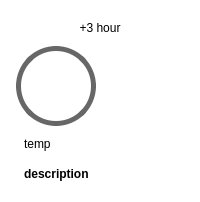
                       <widget class="QFrame" name="frame_44">
                        <property name="styleSheet">
                         <string notr="true">background-color: rgb(255, 255, 255);
color: #000000;
padding: 5px;
border-radius: 20px;
border: none;
background-color: transparent;</string>
                        </property>
                        <property name="frameShape">
                         <enum>QFrame::Shape::StyledPanel</enum>
                        </property>
                        <property name="frameShadow">
                         <enum>QFrame::Shadow::Raised</enum>
                        </property>
                        <layout class="QGridLayout" name="gridLayout_41">
                         <item row="2" column="0">
                          <widget class="QFrame" name="frame_45">
                           <property name="minimumSize">
                            <size>
                             <width>80</width>
                             <height>80</height>
                            </size>
                           </property>
                           <property name="maximumSize">
                            <size>
                             <width>80</width>
                             <height>80</height>
                            </size>
                           </property>
                           <property name="styleSheet">
                            <string notr="true">padding: 5px;
border: 5px solid rgb(103, 103, 103);
border-radius: 40px;
color: rgb(252, 191, 130);</string>
                           </property>
                           <property name="frameShape">
                            <enum>QFrame::Shape::StyledPanel</enum>
                           </property>
                           <property name="frameShadow">
                            <enum>QFrame::Shadow::Raised</enum>
                           </property>
                           <layout class="QGridLayout" name="gridLayout_42">
                            <item row="0" column="0">
                             <widget class="QLabel" name="forecast1_icon_14">
                              <property name="minimumSize">
                               <size>
                                <width>40</width>
                                <height>40</height>
                               </size>
                              </property>
                              <property name="maximumSize">
                               <size>
                                <width>40</width>
                                <height>40</height>
                               </size>
                              </property>
                              <property name="styleSheet">
                               <string notr="true">border: none;
background: none;</string>
                              </property>
                              <property name="text">
                               <string/>
                              </property>
                              <property name="scaledContents">
                               <bool>true</bool>
                              </property>
                              <property name="alignment">
                               <set>Qt::AlignmentFlag::AlignCenter</set>
                              </property>
                             </widget>
                            </item>
                           </layout>
                          </widget>
                         </item>
                         <item row="3" column="0">
                          <widget class="QLabel" name="forecast1_temp_14">
                           <property name="text">
                            <string>&lt;html&gt;&lt;head/&gt;&lt;body&gt;&lt;p&gt;&lt;span style=&quot; color:#000000;&quot;&gt;temp&lt;/span&gt;&lt;/p&gt;&lt;/body&gt;&lt;/html&gt;</string>
                           </property>
                          </widget>
                         </item>
                         <item row="0" column="0" colspan="2">
                          <widget class="QLabel" name="hour_number_14">
                           <property name="text">
                            <string>&lt;html&gt;&lt;head/&gt;&lt;body&gt;&lt;p align=&quot;center&quot;&gt;&lt;span style=&quot; color:#000000;&quot;&gt;+3 hour&lt;/span&gt;&lt;/p&gt;&lt;/body&gt;&lt;/html&gt;</string>
                           </property>
                           <property name="alignment">
                            <set>Qt::AlignmentFlag::AlignCenter</set>
                           </property>
                          </widget>
                         </item>
                         <item row="4" column="0">
                          <widget class="QLabel" name="forecast1_describe_14">
                           <property name="font">
                            <font>
                             <bold>true</bold>
                            </font>
                           </property>
                           <property name="text">
                            <string>&lt;html&gt;&lt;head/&gt;&lt;body&gt;&lt;p&gt;&lt;span style=&quot; font-weight:700;&quot;&gt;description&lt;/span&gt;&lt;/p&gt;&lt;/body&gt;&lt;/html&gt;</string>
                           </property>
                          </widget>
                         </item>
                        </layout>
                       </widget>
